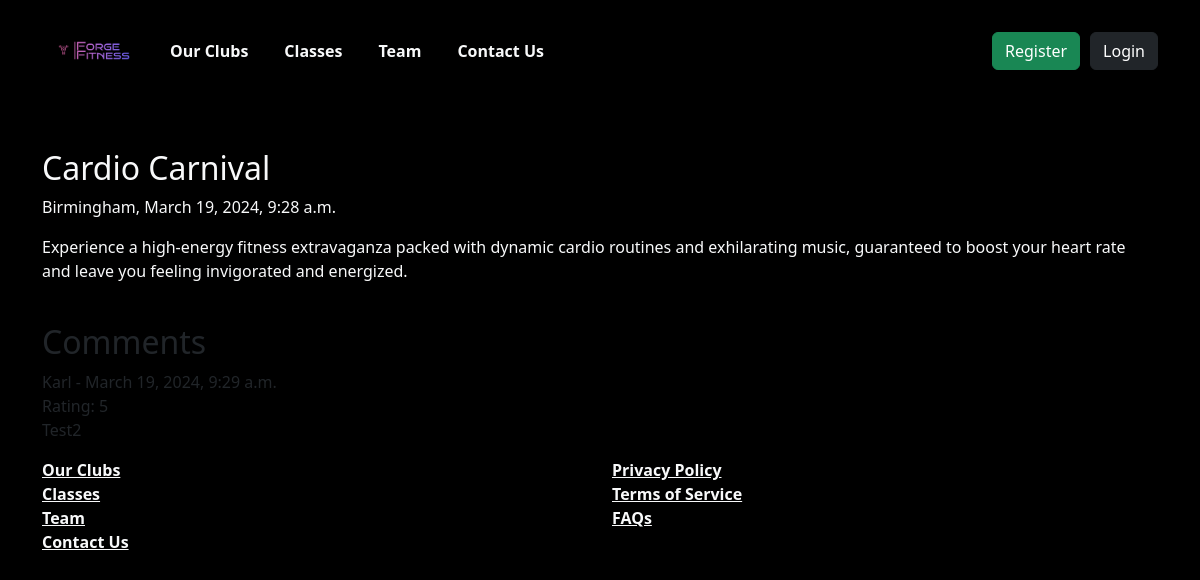
The page /Cardio-Carnival/ on the database its author committed.
### forgefitnessweb/models.py (models this page shows, shortened)
class Sessions(models.Model):
    title = models.CharField(max_length=200, unique=True)
    location = models.CharField(max_length=200)
    time = models.TimeField()
    date = models.DateField()
    description = models.TextField(blank=True)
    slug = models.SlugField(max_length=200, unique=True, blank=True)

class CommentReview(models.Model):
    username = models.ForeignKey(User, on_delete=models.SET_NULL, null=True, related_name='comments')
    post = models.ForeignKey(Sessions, on_delete=models.CASCADE, related_name="comments")
    body = models.TextField()
    rating = models.IntegerField(choices=[(i, i) for i in range(1, 6)])
    created_on = models.DateTimeField(auto_now_add=True)

### forgefitnessweb/views.py (the view)
# urls.py: path("<slug:slug>/",views.SessionDetail.as_view(), name="session-detail")
class SessionDetail(generic.DetailView):
    model = Sessions
    template_name = 'classes_details.html'

### forgefitnessweb/templates/classes_details.html
{% extends "base.html" %}
{% load static %}
{% block content %}
<div class="text-light">
    <h2 class="font-weight-bold">{{sessions.title}}</h2>
    <p>{{sessions.location}}, {{sessions.date}}, {{sessions.time}} </p>
    <p>{{sessions.description}}</p>
</div>
<br>
<h2>Comments</h2>
{% if not sessions.comments.all %}
    No Comments Yet...
    <a href="#">Add One</a>
{% else %}
    {% for comment in sessions.comments.all %}
    {{comment.username}} - {{comment.created_on}}
    <br>
    Rating: {{comment.rating}}
    <br>
    {{comment.body}}
    {% endfor %}
{% endif %}
{% endblock %}

### static/css/style.css (style rules this page uses)
body { background-color: #000000; }

### rows shown on the page
Sessions: title "Cardio Carnival", location "Birmingham", date "March 19, 2024", time "9:28 a.m.", description "Experience a high-energy fitness extravaganza packed with dynamic cardio routines and exhilarating music, guaranteed to boost your heart rate and leave you feeling invigorated and energized."
CommentReview: username "Karl", created_on "March 19, 2024, 9:29 a.m.", rating "5", body "Test2"
